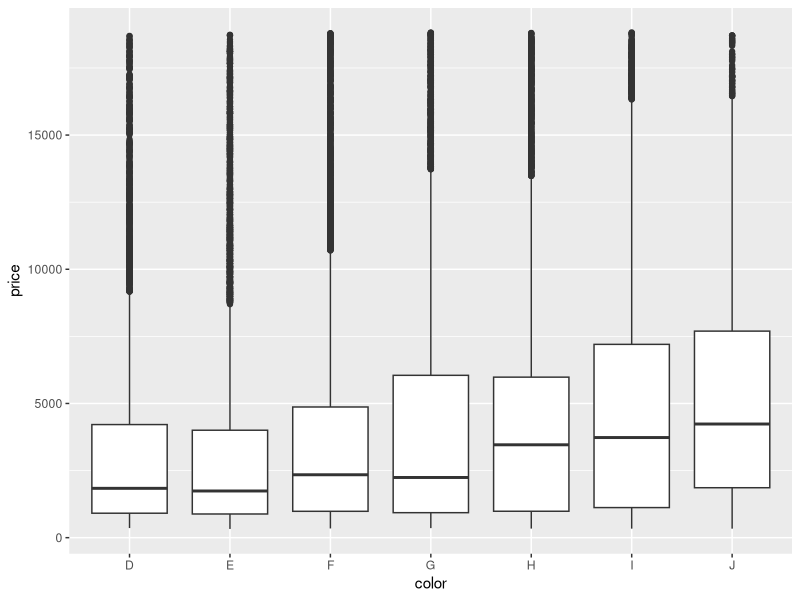
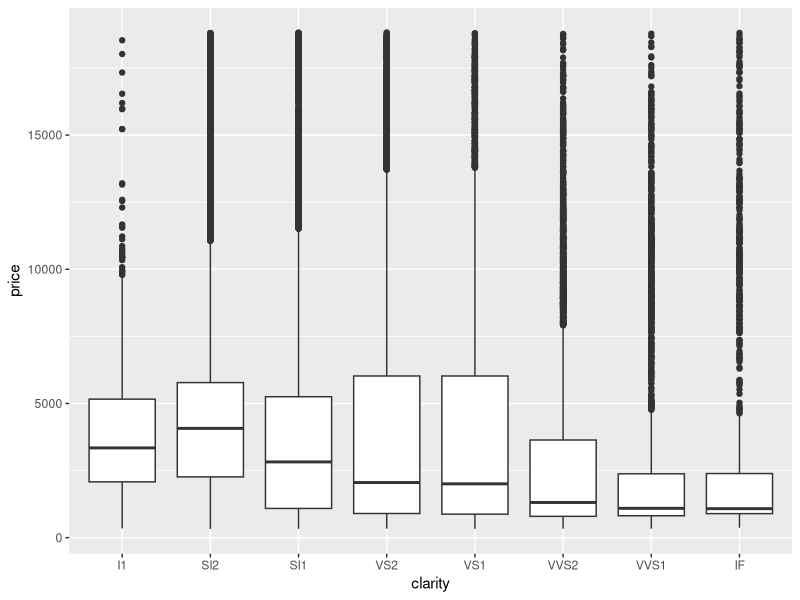
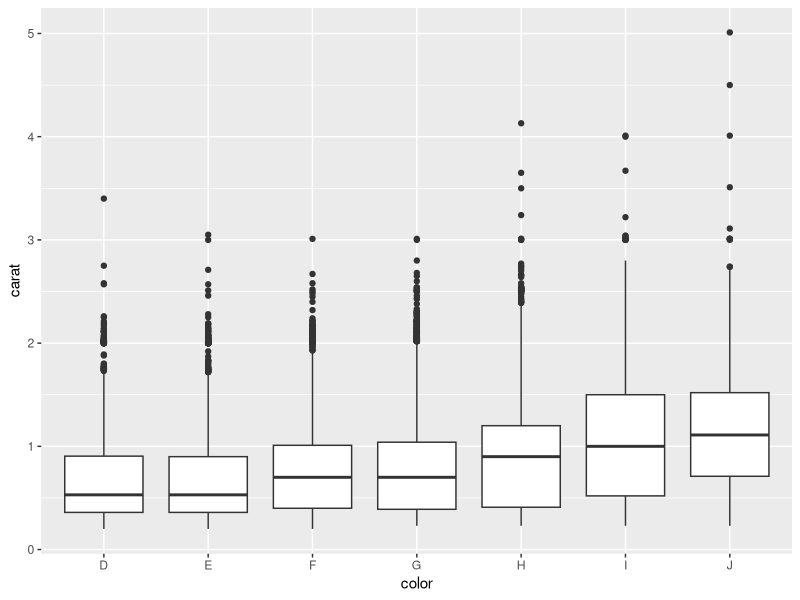
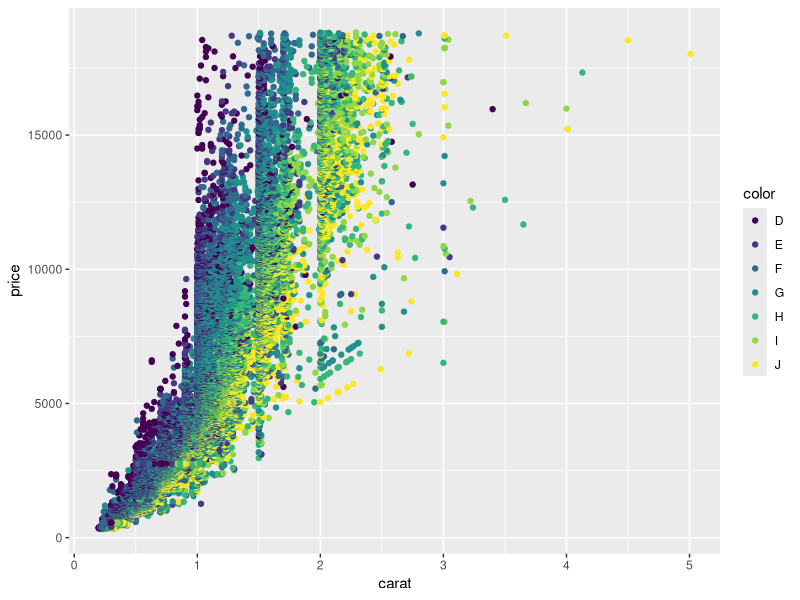
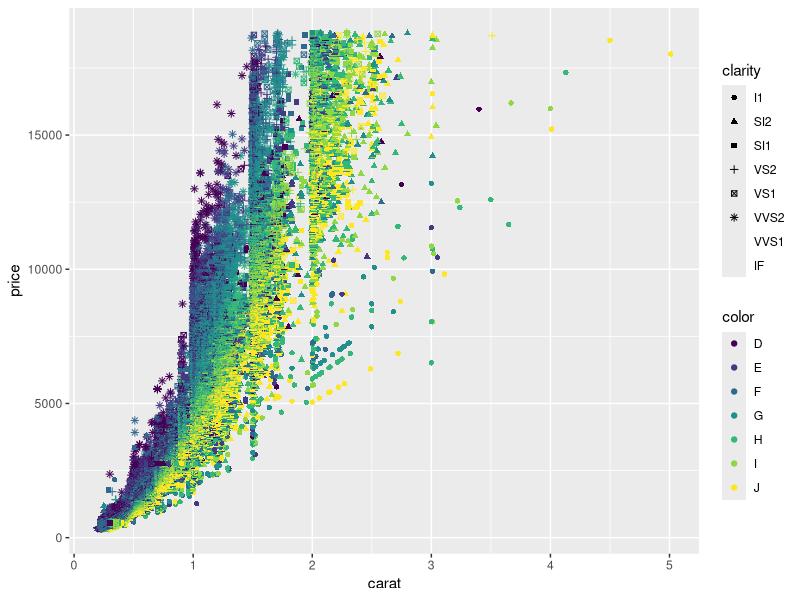
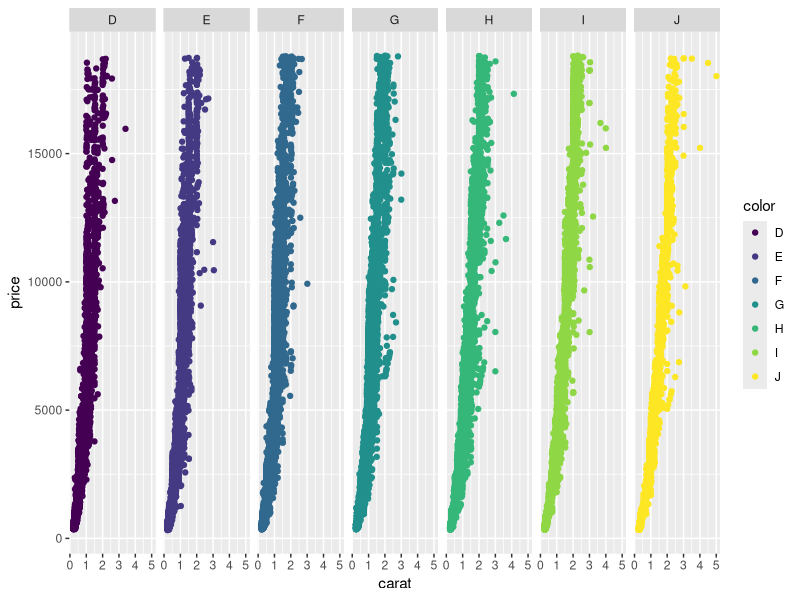
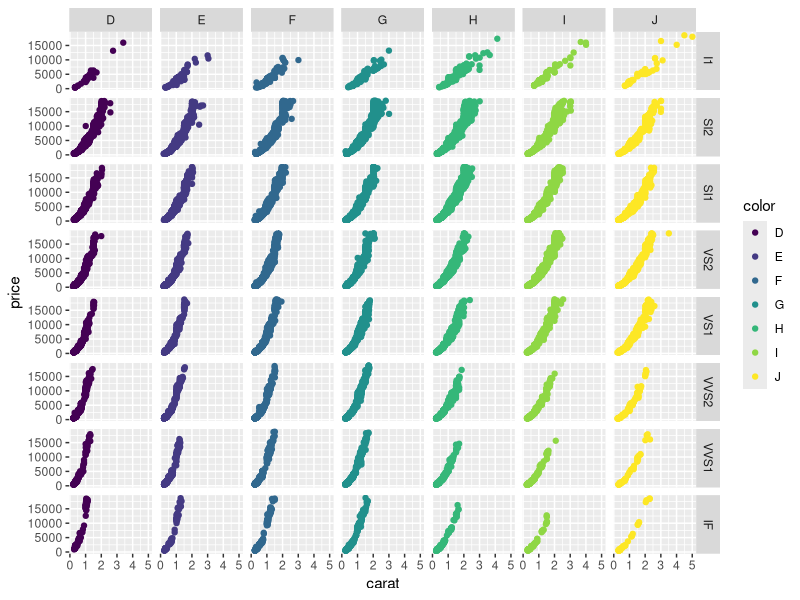
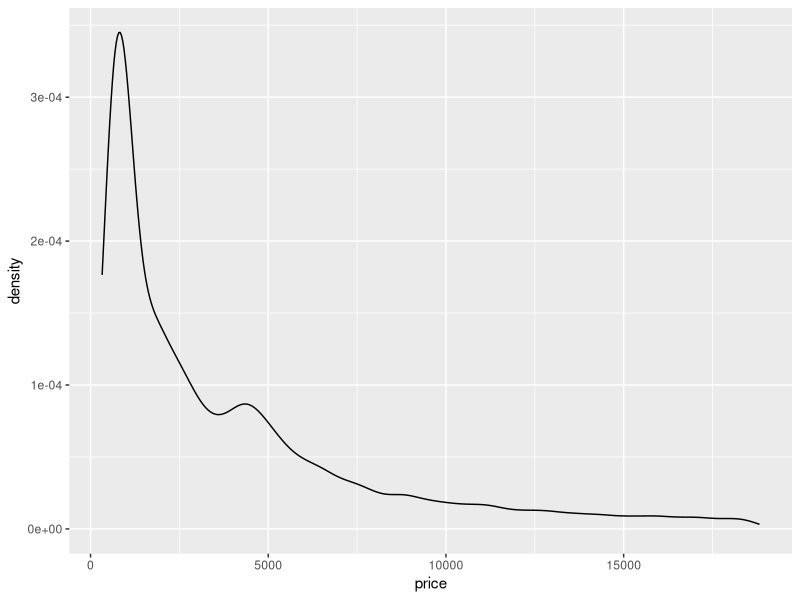

Recreate these plots in R, in order.
# LECTURE 2: Graphing and New Functions
# Tuesday, January 11, 2022


# ----------------------------------- NOTES -----------------------------------

#   - Look at cheat sheet to figure out which graph to use with variables
#   - One = makes things equal, == is a Boolean and checks if two things are equal
#   - Only difference between double and single quotes is when using quotes in quotes

# ------------------------------------ CODE ------------------------------------


#IMPORTS 
library("ggplot2")     # library for ggplot 
diamonds               # data set 


# -------------------- 2 VARIABLE GRAPHS -------------------------

# GRAPH FOR COLOR AND PRICE OF DIAMOND
#       VARIABLES: color (discrete) and price (continuous)
#       OBSERVATIONS:
#         - Black lines are the outliers, color goes from best (D) to worst (J)
#         - Graph shows that color of diamond is positively skewed 
#         - I and J have higher non-outlier values 
#         - This seems like the opposite that J should be the most expensive
#           because they are the ugliest - but they have other better traits

ggplot(data = diamonds) +                             # 1. Start with Canvas
  geom_boxplot(mapping = aes(x = color, y = price))  # 2. Add graph type, x, y

  
# GRAPH FOR CLARITY AND PRICE OF DIAMOND
#       VARIABLES: clarity (discrete) and price (continuous)
#       OBSERVATIONS:
#         - Worst clarity (I1) to best (IF)
#         - Basically same graph as above but in reverse
#         - Suggest that people paying more for worse clarity than better 
#           which probably means there is something else causing this trend

ggplot(data = diamonds) +                             # 1. Start with Canvas
  geom_boxplot(mapping = aes(x = clarity, y = price))   # 2. Add graph type, x, y


# GRAPH FOR CARAT AND COLOR OF DIAMOND
#       VARIABLES: carat (quantitative) and color (categorical)
#       OBSERVATIONS:
#         - This graphs shows that least desirable color tend to be the 
#           heaviest (carat) diamonds, so that is why they are more expensive
#         - Doesn't tell us causality, but tells 

ggplot(data = diamonds) +                             # 1. Start with Canvas
  geom_boxplot(mapping = aes(x = color, y = carat))   # 2. Add graph type, x, y




# -------------------- 3+ VARIABLE GRAPHS -------------------------



# GRAPH FOR CARAT, PRICE, AND COLOR - 3 variable 
#       VARIABLES: carat (quantitative), color (categorical), price (continuous)
#       OBSERVATIONS:
#         - Now we can see color bands in the graph that reveal trends
#         - Can do the same with clarity 

ggplot(data = diamonds) +                         
  geom_point(mapping = aes(x = carat, y = price, color = color))



# GRAPH FOR CARAT, PRICE, CLARITY AND COLOR - bad
#       VARIABLES: carat (quantitative), color (categorical), price (continuous), clarity (categorical)
#       OBSERVATIONS:
#         - Can change color for color and shape for clairty
#         - This graph is horrible, too confusing and hard to tell

ggplot(data = diamonds) +                         
  geom_point(mapping = aes(x = carat, y = price, color = color, shape = clarity))




# FACETING 
# GRAPH FOR CARAT, PRICE, CLARITY AND COLOR - good!
#       VARIABLES: carat (quantitative), color (categorical), price (continuous), clarity (categorical)
#       OBSERVATIONS:
#         - We can use facet to create multiple graphs to make it more clear
#         - The first one splits by color, the seconds splits by color and clarity
#         - We can see different trends in this graph easier than all in one graph


ggplot(data = diamonds) +                         
  geom_point(mapping = aes(x = carat, y = price, color = color)) +
  facet_grid(~color)

ggplot(data = diamonds) +                         
  geom_point(mapping = aes(x = carat, y = price, color = color)) +
  facet_grid(clarity~color)






# -------------------- 1 VARIABLE GRAPHS -------------------------



# GRAPH FOR PRICE - DENSTIY GRAPH  
#       VARIABLES: price (continuous)
#       OBSERVATIONS:
#         - Basic and ugly looking graph
#         - But shows that there are more diamonds at lower price than higher

ggplot(data = diamonds) +                         
  geom_density(mapping = aes(x = price))



# GRAPH FOR PRICE - HISTORGRAM 
#       VARIABLES: price (continuous)
#       OBSERVATIONS:
#         - Shows same info as above but in bins of different prices 
#         - You can change the amount of bins you group them into
#           or you can just leave it as a default (take away "bins = 100")
#         - Illuminates buying tendencies - there is a sweet spot 

ggplot(data = diamonds) +                         
  geom_histogram(mapping = aes(x = price), bins = 100)


# GRAPH FOR PRICE - HISTORGRAM with X-LIMITS, only focusing on cheaper diamonds 
#       VARIABLES: price (continuous)
#       OBSERVATIONS:
#         - Can add X-limits (aka only looking at certain prices)
#         - Shows us a sweet spot of best diamond prices 
#         - Can change 5000 to 2000 to narrow sweet spot even more
#         - Can see that there are no diamonds at 1500 range - this can be 
#           a marketing technique 
#         - So how do you know when to stop looking? Technically never

ggplot(data = diamonds) +                         
  geom_histogram(mapping = aes(x = price), bins = 100) +
  xlim(0, 5000)





# -------------------- DATA WRANGLING -------------------------


# INSTALLATIONS 
#install.packages('tidyverse')

library("tidyverse")
library("dplyr")

# INTRODUCING FUNCTIONS
#   - There may be multiple functions with the same names in 
#      different packages, so make sure you are using the same one 

# filter(): 

    # Filters data set based on the conditions it gives
        # only 1 required variable - .data
      filter(.data = diamonds)

    # Filtering only really expensive diamonds - more than $10,000
      filter(.data = diamonds, price > 10000)

    # Filtering most expensive of best color 
    #   make sure that you label D, because its not a column so use quotes
     filter(.data = diamonds, price > 10000, color == "D")
     
   # COOL USES
     
     # Suppose we want heavy diamonds ( carat > 1.5 ) with the 3 worst clarities
       # this would return an empty data set - needs ALL of these requirents 
       filter(.data = diamonds, carat > 1.5, 
              clarity == "I1",
              clarity == "SI1",
              clarity == "SI2")
       
       # here is how to fix that - use & and |
       filter(.data = diamonds, 
              carat > 1.5 &
              clarity == "I1" |
              clarity == "SI1" |
              clarity == "SI2") 
       
       # here is a more efficient way to do it - %in% takes a vector 
       filter(.data = diamonds, carat > 1.5, clarity %in% c("I1","SI1", "SI2"))
    
      # even more readable - store the vector! 
       desirable.clarities <- c("I1","SI1", "SI2")
       filter(.data = diamonds, carat > 1.5, clarity %in% desirable.clarities)
       
       # this does not change the original data set - would need to store this 
       #  in a new data set to store it - now it is stored in good.diamonds
       desirable.clarities <- c("I1","SI1", "SI2")
       good.diamonds <- filter(.data = diamonds, carat > 1.5, clarity %in% desirable.clarities)
       

# summarize():
       
       # Summarizes all the observations based on inputs 
            # only 1 required variable - .data
       summarize(.data = diamonds)
     
      # Calculate mean price of diamonds 
       summarize(.data = diamonds, mean(price))
       
      # Can calculate as many statistics as you want
       summarize(.data = diamonds, mean(price), median(carat))
       
      # Good to give names to the columns 
       summarize(.data = diamonds, 
                 meanPrice = mean(price), 
                 medainCarat = median(carat))
       
      # If you ever want to reference these, you have to store them
       
       meanPrice <- summarize(.data = diamonds, mean(price))
       
       meanPrice
      
       
